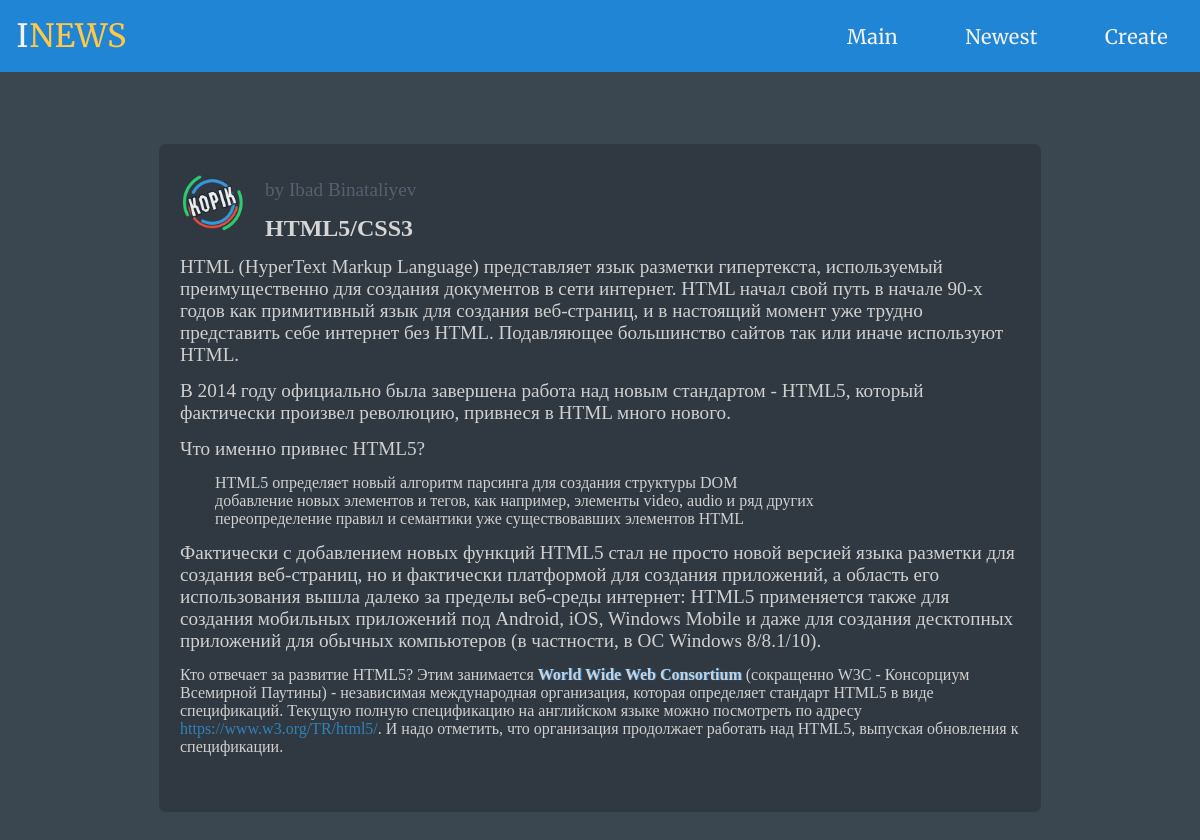
The page /article-1/ on the database its author committed.
### OwnWork/models.py (models this page shows, shortened)
class Article(models.Model):
    title = models.CharField(max_length=256)
    author = models.ForeignKey(Account, on_delete=models.DO_NOTHING)
    content = models.TextField()
    published = models.DateTimeField()

class Account(models.Model):
    name = models.CharField(max_length=64)
    surname = models.CharField(max_length=64)
    about = models.TextField()
    profile_image = models.ImageField()

### OwnWork/views.py (the view)
# urls.py: path('article-<int:id>/', article, name='article'),
def article(request, id):
    return render(request, 'article.html', dict(article=Article.objects.get(id=id)))

### OwnWork/templates/article.html (shortened to what this page needs)
<!DOCTYPE html>
{% load static %}
<html lang="en">
<head>
    <link rel="stylesheet" href="{% static 'css/style.css' %}">
    <link rel="stylesheet" href="{% static 'css/navbar.css' %}">
</head>
<body>
    {% include 'abbr/navbar.html' %}
    <br><br><br><br>
    <article>
        <div class="article-info">
            <a href="#" class="article-author-image">
                <img src="{% static 'assets/' %}{{article.author.profile_image}}" alt="Profile's Image" width="64" height="64">
            </a>
            <div>
                <p>by <a class="article-author" href="writer-{{article.author.id}}">{{article.author.name}} {{article.author.surname}}</a></p>
                <h1>{{article.title}}</h1>
            </div>
        </div>
        <div class="content">
            <div class="context" style="height: fit-content;">
                {% autoescape off %}
                    {{article.content}}
                {% endautoescape %}
            </div>
        </div>
    </article>
</body>
</html>

### OwnWork/templates/abbr/navbar.html
<nav class="navbar">
    <a href="{% url 'home' %}" class="navbar-brand">
        <span class="brand-1">I</span><span class="brand-2">NEWS</span>
    </a>
    <ul class="menu">
        <li class="menu-item">
            <a href="{% url 'home' %}" class="item {% if request.path == '/' %}active{% endif %}">Main</a>
        </li>
        <li class="menu-item">
            <a href="{% url 'new' %}" class="item {% if request.path == '/newest' or request.path == '/newest/' %}active{% endif %}">Newest</a>
        </li>
        <li class="menu-item">
            <a href="{% url 'create' %}" class="item {% if request.path == '/create' or request.path == '/create/' %}active{% endif %}">Create</a>
        </li>
    </ul>
</nav>

### OwnWork/static/css/style.css (style rules this page uses)
* { margin: 0px; padding: 0px; }
html, body { background-color: #3A4750; }
article { width: 70vw; margin: 0px auto 64px auto; padding: 21px; background-color: #303841; border-radius: 7px; }
article > .article-info { display: flex; align-items: center; }
.article-info > .article-author-image { margin-right: 21px; border-radius: 50%; }
.article-info > div > p { color: #546170; }
.article-author { color: #546170; text-decoration: none; transition: .1s; }
.article-info > div > h1 { display: -webkit-box; -webkit-line-clamp: 2; -webkit-box-orient: vertical; overflow: hidden; color: #D5D5D5; }
.context { margin-bottom: 35px; height: 150px; overflow: hidden; color: #D0D0D0; }
p { margin: 14px 0px; font-size: 1.2em; color: #D0D0D0; }
a { color: #3282B8; text-decoration: none; transition: .1s; }
b { font-weight: 900; text-shadow: #2185D5 1px 0px 1px; }
ul > li { display: block; text-indent: 35px; }

### OwnWork/static/css/navbar.css (style rules this page uses)
.navbar { position: sticky; display: flex; align-items: center; padding: 16px; padding-right: 16px; background-color: #2185D5; }
.navbar-brand { font-size: 32px; text-decoration: none; color: #F3F3F3; font-family: "Merriweather", sans-serif; }
.navbar-brand > .brand-1 { color: #F3F3F3; }
.navbar-brand > .brand-2 { color: #FFC947; }
.menu { margin-left: auto; list-style: none; }
.menu > .menu-item { padding: 0px 16px; float: left; }
.menu > .menu-item > .item { font-size: 20px; color: #F3F3F3; text-decoration: none; font-family: "Merriweather", sans-serif; transition: .1s; }

### rows shown on the page
Article: author.profile_image (picture), author.name "Ibad", author.surname "Binataliyev", title "HTML5/CSS3", content "HTML (HyperText Markup Language) представляет язык разметки гипертекста, используемый преимущественно для создания документов в сети интернет. HTML начал свой путь в начале 90-х годов как примитивный язык для создания веб-страниц, и в настоящий момент уже трудно представить себе интернет без HTML. Подавляющее большинство сайтов так или иначе используют HTML. В 2014 году официально была завершена работа над новым стандартом - HTML5, который фактически произвел революцию, привнеся в HTML много нового. Что именно привнес HTML5? HTML5 определяет новый алгоритм парсинга для создания структуры DOM добавление новых элементов и тегов, как например, элементы video, audio и ряд других переопределение…"
